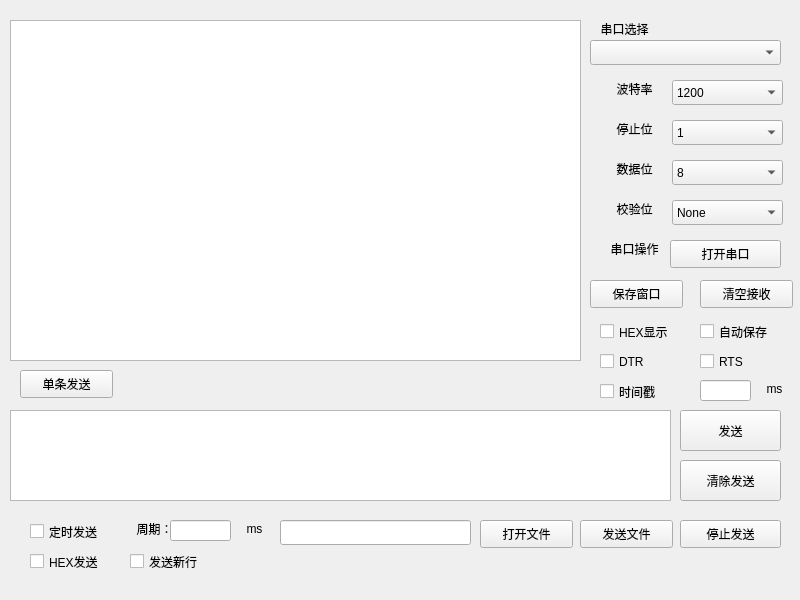
<?xml version="1.0" encoding="UTF-8"?>
<ui version="4.0">
 <class>Widget</class>
 <widget class="QWidget" name="Widget">
  <property name="geometry">
   <rect>
    <x>0</x>
    <y>0</y>
    <width>800</width>
    <height>600</height>
   </rect>
  </property>
  <property name="windowTitle">
   <string>Widget</string>
  </property>
  <widget class="QPlainTextEdit" name="RXtextEdit">
   <property name="geometry">
    <rect>
     <x>10</x>
     <y>20</y>
     <width>571</width>
     <height>341</height>
    </rect>
   </property>
  </widget>
  <widget class="QPlainTextEdit" name="TXtextEdit">
   <property name="geometry">
    <rect>
     <x>10</x>
     <y>410</y>
     <width>661</width>
     <height>91</height>
    </rect>
   </property>
  </widget>
  <widget class="QPushButton" name="pushButton">
   <property name="geometry">
    <rect>
     <x>20</x>
     <y>370</y>
     <width>93</width>
     <height>28</height>
    </rect>
   </property>
   <property name="text">
    <string>单条发送</string>
   </property>
  </widget>
  <widget class="QCheckBox" name="checkBox">
   <property name="geometry">
    <rect>
     <x>30</x>
     <y>520</y>
     <width>98</width>
     <height>23</height>
    </rect>
   </property>
   <property name="text">
    <string>定时发送</string>
   </property>
  </widget>
  <widget class="QCheckBox" name="HexSendBox">
   <property name="geometry">
    <rect>
     <x>30</x>
     <y>550</y>
     <width>101</width>
     <height>23</height>
    </rect>
   </property>
   <property name="text">
    <string>HEX发送</string>
   </property>
  </widget>
  <widget class="QCheckBox" name="checkBox_3">
   <property name="geometry">
    <rect>
     <x>130</x>
     <y>550</y>
     <width>98</width>
     <height>23</height>
    </rect>
   </property>
   <property name="text">
    <string>发送新行</string>
   </property>
  </widget>
  <widget class="QLineEdit" name="SendTimelineEdit">
   <property name="geometry">
    <rect>
     <x>170</x>
     <y>520</y>
     <width>61</width>
     <height>21</height>
    </rect>
   </property>
   <property name="text">
    <string/>
   </property>
  </widget>
  <widget class="QLabel" name="label">
   <property name="geometry">
    <rect>
     <x>120</x>
     <y>520</y>
     <width>69</width>
     <height>19</height>
    </rect>
   </property>
   <property name="text">
    <string>&lt;html&gt;&lt;head/&gt;&lt;body&gt;&lt;p align=&quot;center&quot;&gt;周期：&lt;/p&gt;&lt;/body&gt;&lt;/html&gt;</string>
   </property>
  </widget>
  <widget class="QLabel" name="label_2">
   <property name="geometry">
    <rect>
     <x>220</x>
     <y>520</y>
     <width>69</width>
     <height>19</height>
    </rect>
   </property>
   <property name="text">
    <string>&lt;html&gt;&lt;head/&gt;&lt;body&gt;&lt;p align=&quot;center&quot;&gt;ms&lt;/p&gt;&lt;/body&gt;&lt;/html&gt;</string>
   </property>
  </widget>
  <widget class="QPushButton" name="SendButton">
   <property name="geometry">
    <rect>
     <x>680</x>
     <y>410</y>
     <width>101</width>
     <height>41</height>
    </rect>
   </property>
   <property name="text">
    <string>发送</string>
   </property>
  </widget>
  <widget class="QPushButton" name="ClearTXButton">
   <property name="geometry">
    <rect>
     <x>680</x>
     <y>460</y>
     <width>101</width>
     <height>41</height>
    </rect>
   </property>
   <property name="text">
    <string>清除发送</string>
   </property>
  </widget>
  <widget class="QLineEdit" name="FileNamelineEdit">
   <property name="geometry">
    <rect>
     <x>280</x>
     <y>520</y>
     <width>191</width>
     <height>25</height>
    </rect>
   </property>
  </widget>
  <widget class="QPushButton" name="OpenFileButton">
   <property name="geometry">
    <rect>
     <x>480</x>
     <y>520</y>
     <width>93</width>
     <height>28</height>
    </rect>
   </property>
   <property name="text">
    <string>打开文件</string>
   </property>
  </widget>
  <widget class="QPushButton" name="SendFileButton">
   <property name="geometry">
    <rect>
     <x>580</x>
     <y>520</y>
     <width>93</width>
     <height>28</height>
    </rect>
   </property>
   <property name="text">
    <string>发送文件</string>
   </property>
  </widget>
  <widget class="QPushButton" name="StopSendButton">
   <property name="geometry">
    <rect>
     <x>680</x>
     <y>520</y>
     <width>101</width>
     <height>28</height>
    </rect>
   </property>
   <property name="text">
    <string>停止发送</string>
   </property>
  </widget>
  <widget class="QComboBox" name="BuardcomboBox">
   <property name="geometry">
    <rect>
     <x>672</x>
     <y>80</y>
     <width>111</width>
     <height>25</height>
    </rect>
   </property>
   <item>
    <property name="text">
     <string>1200</string>
    </property>
   </item>
   <item>
    <property name="text">
     <string>2400</string>
    </property>
   </item>
   <item>
    <property name="text">
     <string>4800</string>
    </property>
   </item>
   <item>
    <property name="text">
     <string>9600</string>
    </property>
   </item>
   <item>
    <property name="text">
     <string>19200</string>
    </property>
   </item>
   <item>
    <property name="text">
     <string>115200</string>
    </property>
   </item>
  </widget>
  <widget class="QComboBox" name="StopBitcomboBox">
   <property name="geometry">
    <rect>
     <x>672</x>
     <y>120</y>
     <width>111</width>
     <height>25</height>
    </rect>
   </property>
   <item>
    <property name="text">
     <string>1</string>
    </property>
   </item>
   <item>
    <property name="text">
     <string>1.5</string>
    </property>
   </item>
   <item>
    <property name="text">
     <string>2</string>
    </property>
   </item>
  </widget>
  <widget class="QComboBox" name="CheckcomboBox">
   <property name="geometry">
    <rect>
     <x>672</x>
     <y>200</y>
     <width>111</width>
     <height>25</height>
    </rect>
   </property>
   <item>
    <property name="text">
     <string>None</string>
    </property>
   </item>
   <item>
    <property name="text">
     <string>Add</string>
    </property>
   </item>
   <item>
    <property name="text">
     <string>Even</string>
    </property>
   </item>
  </widget>
  <widget class="QComboBox" name="DataBitcomboBox">
   <property name="geometry">
    <rect>
     <x>672</x>
     <y>160</y>
     <width>111</width>
     <height>25</height>
    </rect>
   </property>
   <item>
    <property name="text">
     <string>8</string>
    </property>
   </item>
   <item>
    <property name="text">
     <string>7</string>
    </property>
   </item>
   <item>
    <property name="text">
     <string>6</string>
    </property>
   </item>
   <item>
    <property name="text">
     <string>5</string>
    </property>
   </item>
  </widget>
  <widget class="QComboBox" name="SerialcomboBox">
   <property name="geometry">
    <rect>
     <x>590</x>
     <y>40</y>
     <width>191</width>
     <height>25</height>
    </rect>
   </property>
  </widget>
  <widget class="QLabel" name="label_3">
   <property name="geometry">
    <rect>
     <x>590</x>
     <y>20</y>
     <width>69</width>
     <height>19</height>
    </rect>
   </property>
   <property name="text">
    <string>&lt;html&gt;&lt;head/&gt;&lt;body&gt;&lt;p align=&quot;center&quot;&gt;串口选择&lt;/p&gt;&lt;/body&gt;&lt;/html&gt;</string>
   </property>
  </widget>
  <widget class="QLabel" name="label_4">
   <property name="geometry">
    <rect>
     <x>600</x>
     <y>80</y>
     <width>69</width>
     <height>19</height>
    </rect>
   </property>
   <property name="text">
    <string>&lt;html&gt;&lt;head/&gt;&lt;body&gt;&lt;p align=&quot;center&quot;&gt;波特率&lt;/p&gt;&lt;/body&gt;&lt;/html&gt;</string>
   </property>
  </widget>
  <widget class="QLabel" name="label_5">
   <property name="geometry">
    <rect>
     <x>600</x>
     <y>120</y>
     <width>69</width>
     <height>19</height>
    </rect>
   </property>
   <property name="text">
    <string>&lt;html&gt;&lt;head/&gt;&lt;body&gt;&lt;p align=&quot;center&quot;&gt;停止位&lt;/p&gt;&lt;/body&gt;&lt;/html&gt;</string>
   </property>
  </widget>
  <widget class="QLabel" name="label_6">
   <property name="geometry">
    <rect>
     <x>600</x>
     <y>160</y>
     <width>69</width>
     <height>19</height>
    </rect>
   </property>
   <property name="text">
    <string>&lt;html&gt;&lt;head/&gt;&lt;body&gt;&lt;p align=&quot;center&quot;&gt;数据位&lt;/p&gt;&lt;/body&gt;&lt;/html&gt;</string>
   </property>
  </widget>
  <widget class="QLabel" name="label_7">
   <property name="geometry">
    <rect>
     <x>600</x>
     <y>200</y>
     <width>69</width>
     <height>19</height>
    </rect>
   </property>
   <property name="text">
    <string>&lt;html&gt;&lt;head/&gt;&lt;body&gt;&lt;p align=&quot;center&quot;&gt;校验位&lt;/p&gt;&lt;/body&gt;&lt;/html&gt;</string>
   </property>
  </widget>
  <widget class="QLabel" name="label_8">
   <property name="geometry">
    <rect>
     <x>600</x>
     <y>240</y>
     <width>69</width>
     <height>19</height>
    </rect>
   </property>
   <property name="text">
    <string>&lt;html&gt;&lt;head/&gt;&lt;body&gt;&lt;p align=&quot;center&quot;&gt;串口操作&lt;/p&gt;&lt;/body&gt;&lt;/html&gt;</string>
   </property>
  </widget>
  <widget class="QPushButton" name="KeyButton">
   <property name="geometry">
    <rect>
     <x>670</x>
     <y>240</y>
     <width>111</width>
     <height>28</height>
    </rect>
   </property>
   <property name="text">
    <string>打开串口</string>
   </property>
  </widget>
  <widget class="QPushButton" name="SaveButton">
   <property name="geometry">
    <rect>
     <x>590</x>
     <y>280</y>
     <width>93</width>
     <height>28</height>
    </rect>
   </property>
   <property name="text">
    <string>保存窗口</string>
   </property>
  </widget>
  <widget class="QPushButton" name="ClearRXButton">
   <property name="geometry">
    <rect>
     <x>700</x>
     <y>280</y>
     <width>93</width>
     <height>28</height>
    </rect>
   </property>
   <property name="text">
    <string>清空接收</string>
   </property>
  </widget>
  <widget class="QCheckBox" name="HexRxBox">
   <property name="geometry">
    <rect>
     <x>600</x>
     <y>320</y>
     <width>98</width>
     <height>23</height>
    </rect>
   </property>
   <property name="text">
    <string>HEX显示</string>
   </property>
  </widget>
  <widget class="QCheckBox" name="checkBox_5">
   <property name="geometry">
    <rect>
     <x>700</x>
     <y>320</y>
     <width>98</width>
     <height>23</height>
    </rect>
   </property>
   <property name="text">
    <string>自动保存</string>
   </property>
  </widget>
  <widget class="QCheckBox" name="checkBox_6">
   <property name="geometry">
    <rect>
     <x>600</x>
     <y>350</y>
     <width>98</width>
     <height>23</height>
    </rect>
   </property>
   <property name="text">
    <string>DTR</string>
   </property>
  </widget>
  <widget class="QCheckBox" name="checkBox_7">
   <property name="geometry">
    <rect>
     <x>600</x>
     <y>380</y>
     <width>98</width>
     <height>23</height>
    </rect>
   </property>
   <property name="text">
    <string>时间戳</string>
   </property>
  </widget>
  <widget class="QCheckBox" name="checkBox_8">
   <property name="geometry">
    <rect>
     <x>700</x>
     <y>350</y>
     <width>98</width>
     <height>23</height>
    </rect>
   </property>
   <property name="text">
    <string>RTS</string>
   </property>
  </widget>
  <widget class="QLineEdit" name="RxTimelineEdit">
   <property name="geometry">
    <rect>
     <x>700</x>
     <y>380</y>
     <width>51</width>
     <height>21</height>
    </rect>
   </property>
   <property name="text">
    <string/>
   </property>
  </widget>
  <widget class="QLabel" name="label_9">
   <property name="geometry">
    <rect>
     <x>740</x>
     <y>380</y>
     <width>69</width>
     <height>19</height>
    </rect>
   </property>
   <property name="text">
    <string>&lt;html&gt;&lt;head/&gt;&lt;body&gt;&lt;p align=&quot;center&quot;&gt;ms&lt;/p&gt;&lt;/body&gt;&lt;/html&gt;</string>
   </property>
  </widget>
 </widget>
 <resources/>
 <connections/>
</ui>
